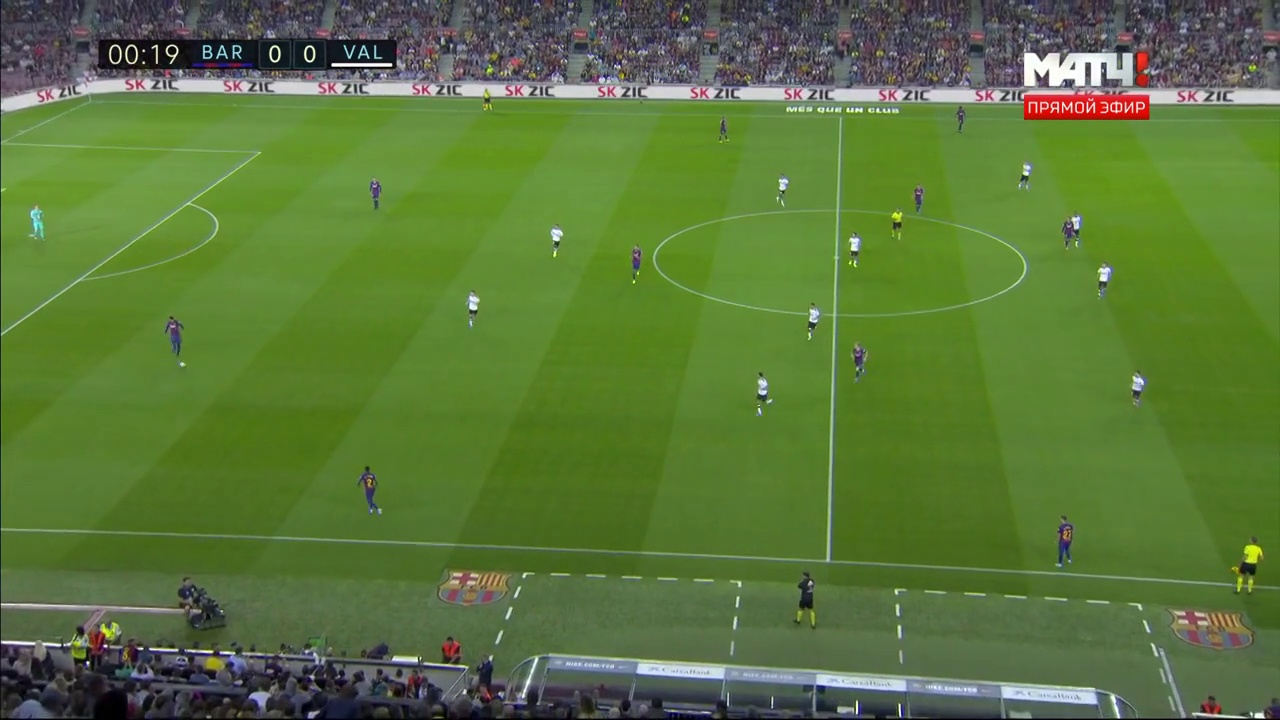
#> input picture automatic_models/field_segmentation/images/frame_36.jpg, 1280 x 720 px
$ python field_segmentation.py
#> lines starting #> are read from the running program, lines starting #| are printed output that depends on the picture; after the words box and inside, x2 and y2 are one past the last pixel; in counts of white or black regions, pixels touching at a corner belong together
import cv2
import numpy as np
import alphashape
import matplotlib.pyplot as plt
from typing import Tuple
from skimage.morphology import area_opening, reconstruction, convex_hull_image
from skimage.filters import roberts
from skimage.feature import corner_harris, corner_peaks
from scipy import ndimage


def perform_pipeline(image_file: str, output_direction: str) -> None:
    """
    Perform all operations for field segmentation on one image
    :param image_file: image direction
    :param output_direction:
    :return: None
    """
#> called with image_file = 'images/frame_36.jpg', output_direction = 'images/frame36_field_segmented.jpg'
    img = cv2.imread(image_file)
#> img is the input picture: shape (720, 1280, 3); mean B, G, R 59, 118.4, 90.6
    green = mask_green_pixels(img)
    without_noise = remove_noise(green)
    chull = convex_hull_image(without_noise)
    after_convex = without_noise.copy()
    after_convex[chull] = 255
    cv2.imwrite(output_direction, after_convex)


def mask_green_pixels(image: np.ndarray,
                     min_range: Tuple = (36, 25, 25),
                     max_range: Tuple = (70, 255, 255)) -> np.ndarray:
    """
    Process image (loaded as opencv np.array) to get only green regions
    :param image: image as a np.ndarray following cv2 convention
    :param min_range: minimum value of a pixel to be classified as green (in HSV scale)
    :param max_range: maximum value of a pixel to be classified as green (in HSV scale)
    :return: grayscale image with blue pixels indicating green pixels and black pixels rest
    """
#> called with min_range = (36, 25, 25), max_range = (70, 255, 255)
    hsv = cv2.cvtColor(image, cv2.COLOR_BGR2HSV)
#> hsv: shape (720, 1280, 3); mean H, S, V 58.6, 133.2, 121.5
    mask = cv2.inRange(hsv, min_range, max_range)
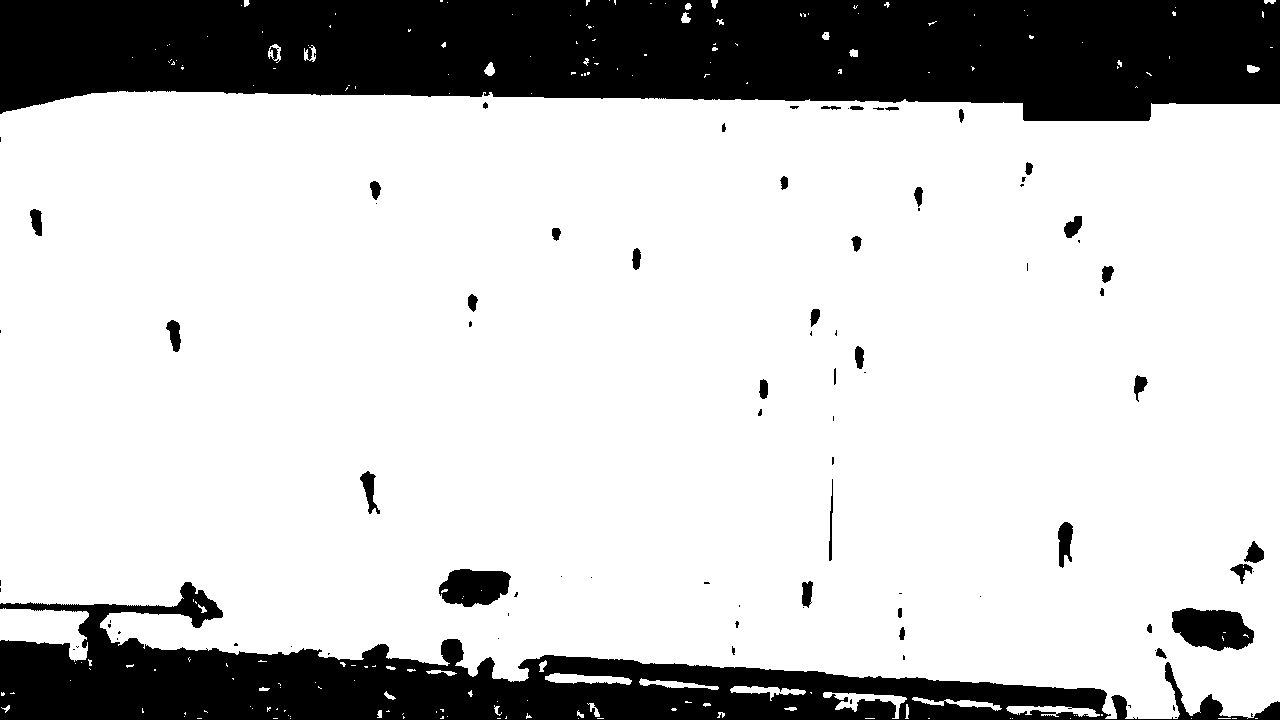
#> mask: shape (720, 1280); 78.2% white; 89 black regions (48 under 20 px), largest, box (x1, y1, x2, y2) and area: (0, 0, 1280, 121) 127824, (0, 582, 1280, 720) 63291, (1172, 608, 1254, 651) 2606

    im_gray = cv2.cvtColor(image, cv2.COLOR_BGR2GRAY)
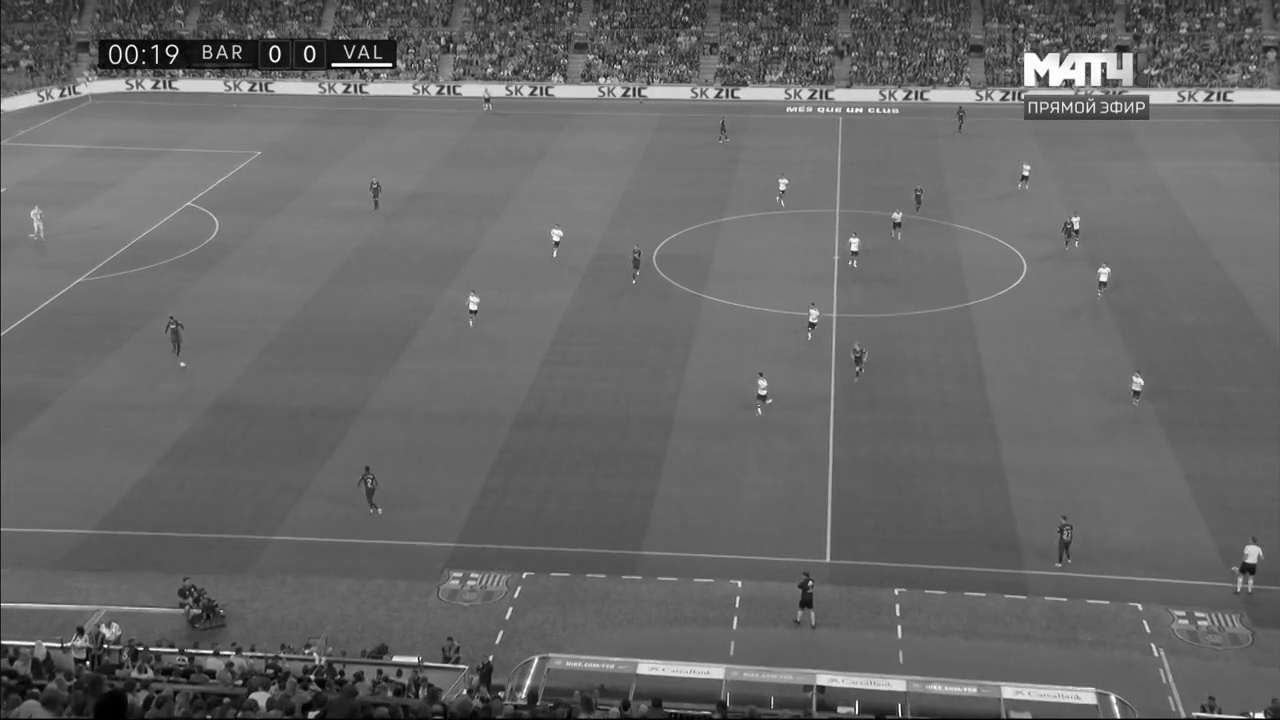
#> im_gray: shape (720, 1280); min 0, max 255, mean 103.3
    im_gray[mask > 0] = 255
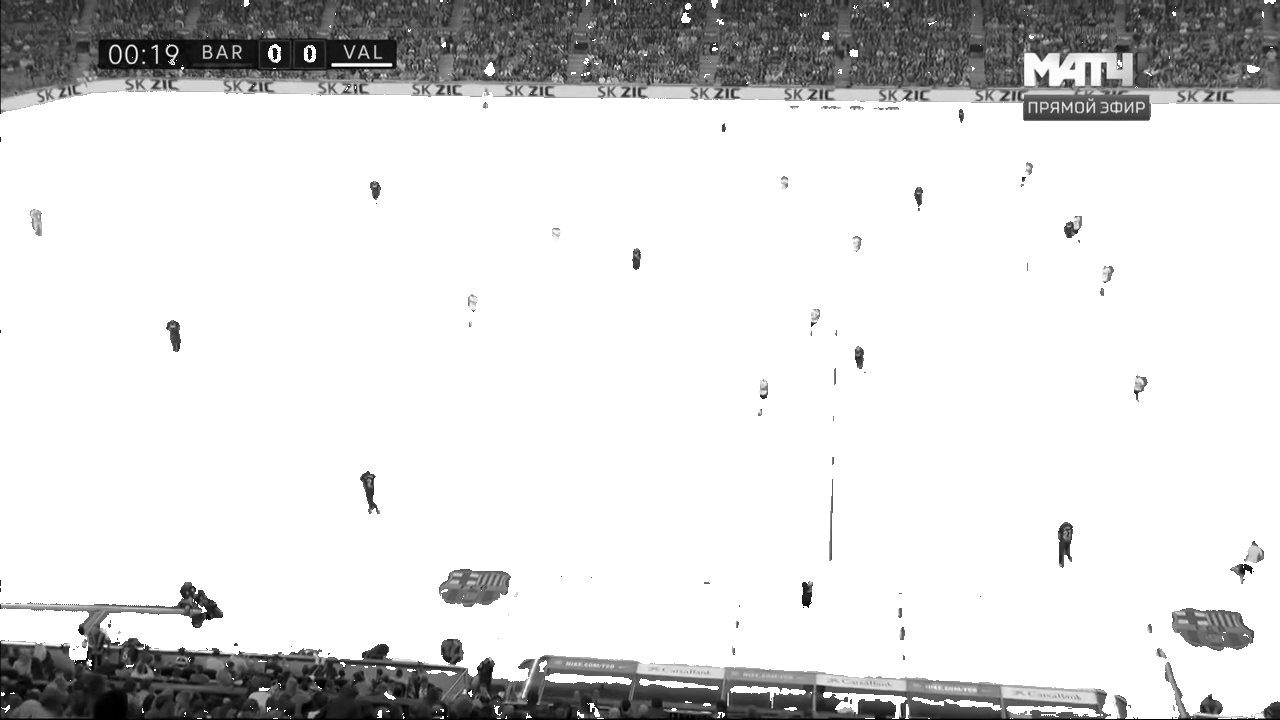
#> im_gray: shape (720, 1280); min 0, max 255, mean 219.2
    im_gray[mask == 0] = 0
    return im_gray


def remove_noise(grayscale_img: np.ndarray,
                 area_threshold: int = 400) -> np.ndarray:
    """
    Apply openning morphology to get rid of small white blobs and erosion to get rid of small black holes
    :param grayscale_img: numpy array with shape (nrow, ncol)
    :param area_threshold: threshold for preserving white objects
    :return: grayscale image without noise
    """
#> called with area_threshold = 400

    modified = area_opening(image=grayscale_img,
                            area_threshold=area_threshold)
#> modified: shape (720, 1280); 77.9% white; 87 black regions (46 under 20 px), largest, box (x1, y1, x2, y2) and area: (0, 0, 1280, 121) 128993, (0, 582, 1280, 720) 65075, (1172, 608, 1254, 651) 2625
    seed = np.copy(modified)
    seed[1:-1, 1:-1] = modified.max()
#> seed: shape (720, 1280); 99.7% white; black in thin lines or dots
    mask = modified
    modified = reconstruction(seed, mask, method='erosion')
#> modified: shape (720, 1280) float64; 78.9% white; 6 black regions (4 under 20 px), largest, box (x1, y1, x2, y2) and area: (0, 0, 1280, 121) 128993, (0, 582, 1280, 720) 65075

    return modified

def get_polygon_coordinates(filtered_image: np.ndarray, apply_convex_hull: bool):
    if apply_convex_hull:
        chull = convex_hull_image(filtered_image)
        filtered_image[chull] = 255
    #edges = roberts(filtered_image)
    coords = corner_peaks(corner_harris(filtered_image), min_distance=5, threshold_rel=0.02)
    ## adding edges to end-of-pictures

    return coords

if __name__ == '__main__':
    perform_pipeline(image_file='images/frame_36.jpg',
                     output_direction='images/frame36_field_segmented.jpg')
#> in perform_pipeline, `chull = convex_hull_image(without_noise)`: chull: shape (720, 1280) bool; 83.4% white; 2 black regions, box (x1, y1, x2, y2) and area: (0, 0, 1280, 114) 123227, (0, 641, 1280, 720) 29906
#> in perform_pipeline, `after_convex[chull] = 255`:
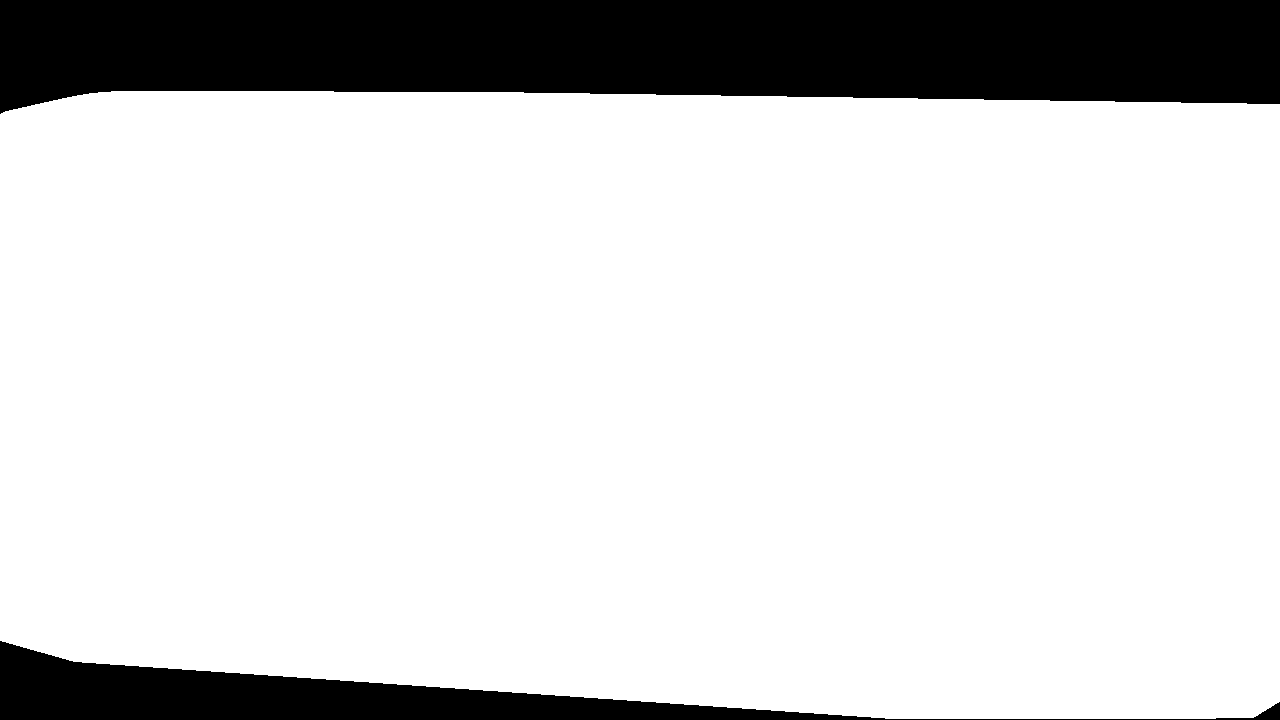
#> after_convex: shape (720, 1280) float64; 83.4% white; 2 black regions, box (x1, y1, x2, y2) and area: (0, 0, 1280, 114) 123227, (0, 641, 1280, 720) 29906
